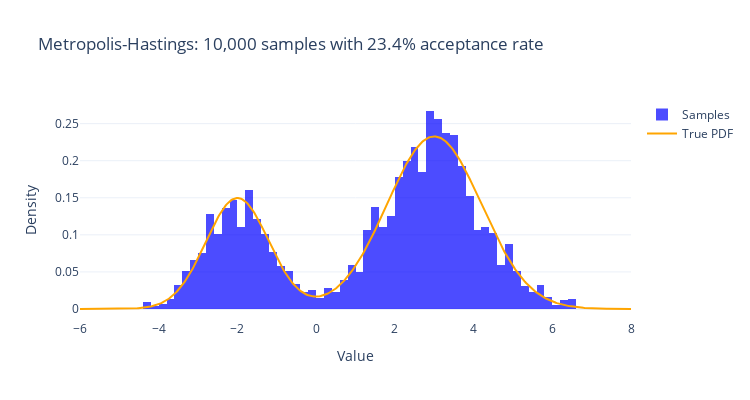

This figure's notebook cell:
### Markdown cell above
#### The Metropolis-Hastings Algorithm

The Metropolis-Hastings algorithm generates a Markov chain whose stationary distribution is the target posterior distribution. The key insight is the **Metropolis acceptance criterion**, which ensures detailed balance:

$$A(\theta^* | \theta) = \min\left\{1, \frac{\tilde{p}(\theta^*)}{\tilde{p}(\theta)} \cdot \frac{q(\theta|\theta^*)}{q(\theta^*|\theta)}\right\}$$

where:
- $\tilde{p}(\theta)$ is the unnormalized posterior
- $q(\theta^*|\theta)$ is the proposal distribution
- $A(\theta^* | \theta)$ is the acceptance probability

This criterion automatically adjusts for asymmetric proposals and ensures the chain converges to the correct distribution.

Let's implement the general Metropolis-Hastings algorithm:

### Code cell
def metropolis_hastings(pdf, prop_dist, init=0):
    """General Metropolis-Hastings sampler.
    
    Args:
        pdf: Target probability density function (unnormalized is ok)
        prop_dist: Proposal distribution (scipy.stats distribution)
        init: Initial value
        
    Yields:
        (sample, accepted): Current sample and whether it was accepted
    """
    current = init
    while True:
        
        # Propose new state from proposal distribution
        prop = prop_dist.rvs()
        
        # Calculate acceptance ratio
        p_accept = min(1, pdf(prop) / pdf(current) * 
                      prop_dist.pdf(current) / prop_dist.pdf(prop))
        
        # Accept or reject
        accept = np.random.rand() < p_accept
        if accept:
            current = prop
        yield current, accept
        
def gen_samples(draws, sampler):
    """Generate samples from a sampler."""
    samples = np.empty(draws)
    accepts = 0
    for idx, (z, accept) in itertools.takewhile(lambda j: j[0] < draws, enumerate(sampler)):
        accepts += accept
        samples[idx] = z
    return samples, accepts

# Example: Sample from a mixture of Gaussians
def target_pdf(x):
    """Mixture of two Gaussians"""
    return 0.3 * st.norm.pdf(x, -2, 0.8) + 0.7 * st.norm.pdf(x, 3, 1.2)

# Use a wide normal as proposal
proposal_dist = st.norm(0, 10)

# Generate samples
samples, accepts = gen_samples(10_000, metropolis_hastings(target_pdf, proposal_dist))

# Visualize results
t = np.linspace(-6, 8, 500)
pdf_values = [target_pdf(x) for x in t]

hist = go.Histogram(
    x=samples,
    histnorm='probability density',
    name='Samples',
    marker=dict(color='rgba(0, 0, 255, 0.7)')
)

pdf_curve = go.Scatter(
    x=t, y=pdf_values,
    mode='lines',
    name='True PDF',
    line=dict(color='orange', width=2)
)

go.Figure(
    data=[hist, pdf_curve]
).update_layout(
    title=f'Metropolis-Hastings: {samples.size:,d} samples with {100 * accepts / samples.size:.1f}% acceptance rate',
    xaxis_title='Value',
    yaxis_title='Density',
    width=750,
    height=400
)

### Figure 1 — Plotly figure (JSON) as saved in the notebook; plotly's stock layout.template omitted (floating-point values rounded to 4 significant figures; data arrays with more than 128 entries replaced by an {"elided": "..."} marker saying what was removed)
{"data": [{"histnorm": "probability density", "marker": {"color": "rgba(0, 0, 255, 0.7)"}, "name": "Samples", "type": "histogram", "x": {"elided": "10000 float values"}}, {"line": {"color": "orange", "width": 2}, "mode": "lines", "name": "True PDF", "type": "scatter", "x": {"elided": "500 float values"}, "y": {"elided": "500 float values"}}], "layout": {"height": 400, "title": {"text": "Metropolis-Hastings: 10,000 samples with 23.4% acceptance rate"}, "width": 750, "xaxis": {"title": {"text": "Value"}}, "yaxis": {"title": {"text": "Density"}}}}
